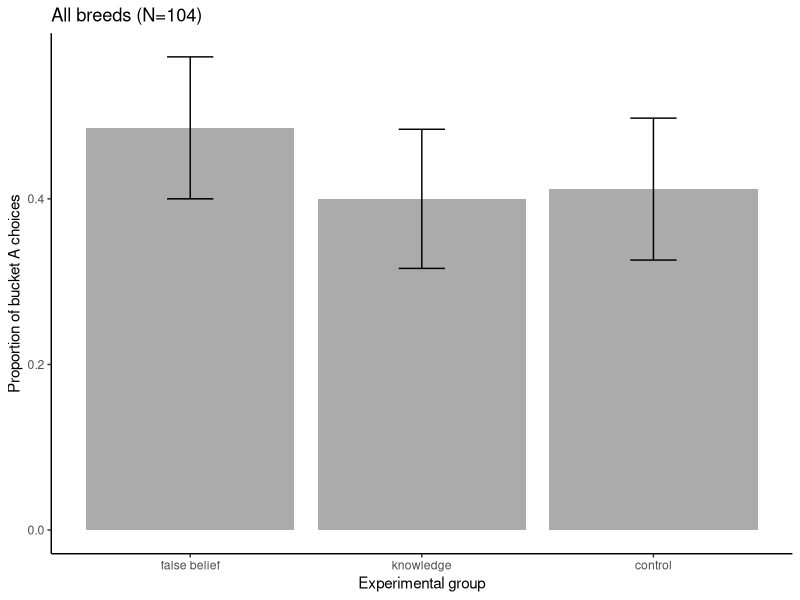
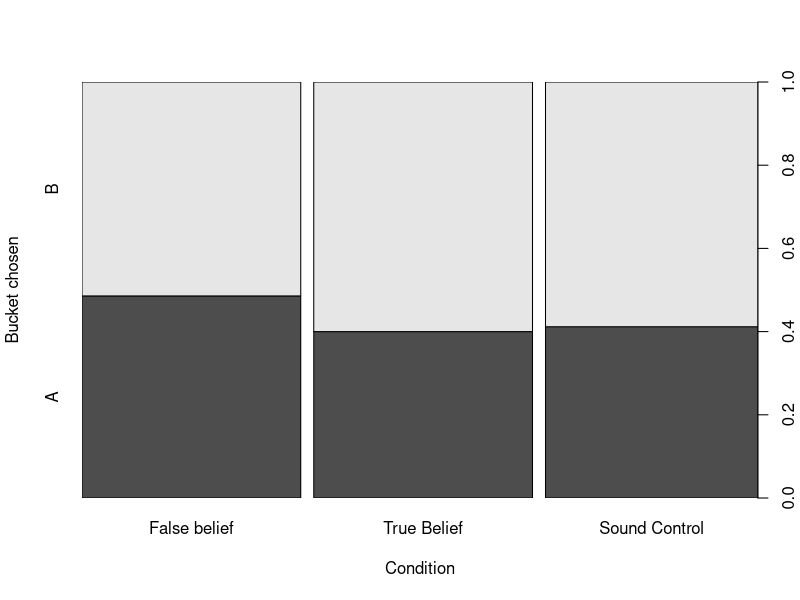
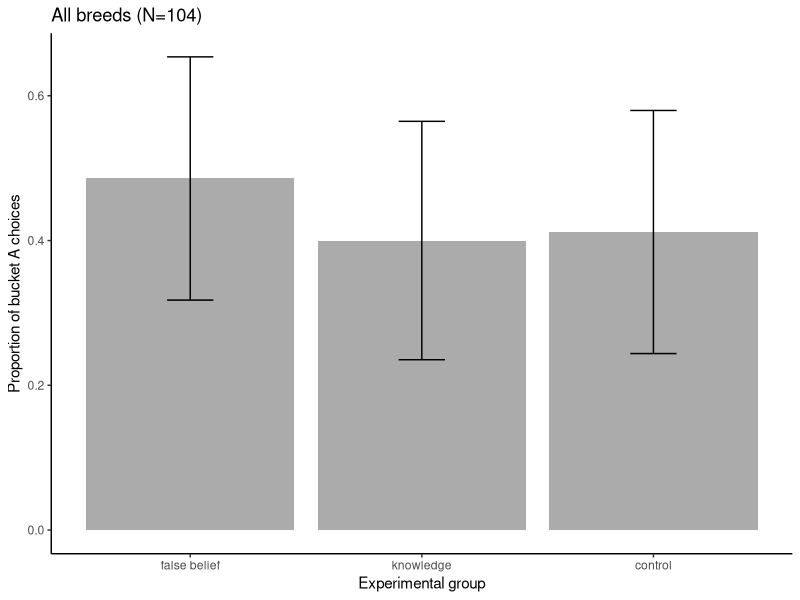

Source code (R) for these figures, in order:
## ---- chunk 1
library(tidyverse)
library(ggplot2)
## ---- chunk 2
xdata <- read.csv("data/tested_dogs.csv", header = TRUE) %>% 
   mutate(choice_letter = as.factor(choice_letter),
         condition = as.factor(condition),
         age_months = as.numeric(age_months)) %>% 
  filter(choice_letter %in% c("A", "B")) %>%   # Keep rows where choice_letter is "A" or "B"
  droplevels()
## ---- chunk 3
##nr. dogs choosing bucket A and B overall
table(xdata$choice_letter)

##proportions relative to the whole sample
mean(xdata$choice_letter=="A")
mean(xdata$choice_letter=="B")

##nr. dogs choosing bucket A and B in each condition
table(xdata$condition, xdata$choice_letter)

##proportions relative to the different conditions
fb_subset <- xdata[xdata$condition == "false_belief", ]
know_subset <- xdata[xdata$condition == "knowledge", ]
ctr_subset <- xdata[xdata$condition == "control", ]
mean(fb_subset$choice_letter=="A")
mean(know_subset$choice_letter=="A")
mean(ctr_subset$choice_letter=="A")

#experimenters (communicator and hider)
table(xdata$condition, xdata$communicator)
table(xdata$condition, xdata$hider)
xdata$experimenter_dyad<-paste(xdata$communicator, xdata$hider, sep="_")
table(xdata$condition, xdata$experimenter_dyad)

#age
mean(fb_subset$age_months)
mean(know_subset$age_months) #check Dali, Bo and Kunibert
mean(ctr_subset$age_months)

#sex
table(xdata$sex, xdata$condition)
## ---- chunk 4
#table with descriptive stats for plotting
plot.data <- xdata %>%
  mutate(choice = ifelse(choice_letter == "A", 1, 0)) %>%
  mutate(condition = fct_relevel(
    fct_recode(
      condition,
      "false belief" = "false_belief",
      "knowledge" = "knowledge",
      "control" = "control"
    ),
    "false belief",
    "knowledge",
    "control"
  )) %>% #specify order of factor levels for factor_relevel
  group_by(condition) %>%
  summarise(
    mean.choiceA = mean(choice),
    sd.choiceA = sd(choice),
    n.choseA = sum(choice),
    median.choiceA = median(choice),
    n.tested.per.cond = length(choice),
    se.choiceA = sd(choice) / sqrt(length(choice))
  )

plot.data

##barplot of choices by experimental group

p.choice <- ggplot(data = plot.data, aes(x = condition, y = mean.choiceA)) +
  geom_bar(stat = "identity", alpha = 0.5) +
  geom_errorbar(aes(ymin = mean.choiceA - se.choiceA, ymax = mean.choiceA + #error bars represent standard error
                      se.choiceA),
                width = .2) +
  #geom_signif(comparisons=list(c("False Belief", #"Knowledge")), annotations="*",
  #             y_position = 0.75, tip_length = 0.04, #vjust=0.4) +
  #ylim(0.2,0.6)+
  theme_classic() +
  labs(x = "Experimental group", y = "Proportion of bucket A choices")+
  ggtitle("All breeds (N=104)")

p.choice
 
#saving the plot with ggsave
# ggsave(
#   "./graphs/bucket_A_choices_BC.png",
#   plot = last_plot(),
#   device = NULL,
#  # path = "C:/Users/lonardol/Desktop/False Belief experiment/FB_2_follow_up/Graphs/Border Collies",
#   scale = 0.8,
#   width = 7,
#   height = 6,
#   #units = c("in", "cm", "mm"),
#   dpi = 320,
#   limitsize = TRUE
# )
## ---- chunk 5
#mosaic plot to visualize also bucket B choices
mosaic.plot.data  <- xdata %>%
  mutate(choice_letter = fct_relevel(choice_letter, "B", "A")) %>%
  mutate(condition = fct_relevel(
    fct_recode(
      condition,
      "False belief" = "false_belief",
      "True Belief" = "knowledge",
      "Sound Control" = "control"
    ),
    "False belief",
    "True Belief",
    "Sound Control"
  )) #specify order of factor levels for factor_relevel

plot(mosaic.plot.data$condition,mosaic.plot.data$choice_letter,
  xlab = "Condition",
  ylab = "Bucket chosen")


#saving the plot with ggsave
# ggsave(
#   "./graphs/bucket_A_choices_BC.png",
#   plot = last_plot(),
#   device = NULL,
#  # path = "C:/Users/lonardol/Desktop/False Belief experiment/FB_2_follow_up/Graphs/Border Collies",
#   scale = 0.8,
#   width = 7,
#   height = 6,
#   #units = c("in", "cm", "mm"),
#   dpi = 320,
#   limitsize = TRUE
# )
## ---- chunk 6
#chi square test (false belief - knowledge) 29 October
condition<-c("false belief", "knowledge", "control")
outcome <- plot.data$n.choseA # number of successes (bucket A chosen) for each condition
n <- plot.data$n.tested.per.cond # total trials for each condition

# Create a contingency table
table <- matrix(c(outcome[1], n[1] - outcome[1], outcome[2], n[2] - outcome[2], outcome[3], n[3] - outcome[3]), 
                nrow = 3, byrow = TRUE)
rownames(table) <- condition
colnames(table) <- c("Success", "Failure")

# Chi-squared test
chisq.test(table)
## ---- chunk 7
#plot with error bars showing confidence intervals 
plot.data.ci <- plot.data %>%
  mutate(ci.lower = mean.choiceA - 1.96 * se.choiceA,
         ci.upper = mean.choiceA + 1.96 * se.choiceA)

# Now, plot with confidence intervals as error bars
p.choice.ci <- ggplot(data = plot.data.ci, aes(x = condition, y = mean.choiceA)) +
  geom_bar(stat = "identity", alpha = 0.5) +
  geom_errorbar(aes(ymin = ci.lower, ymax = ci.upper), width = 0.2) +
  #ylim(0,0.8)+
  #geom_signif(comparisons=list(c("False Belief", "Knowledge")), annotations="*",
  #             y_position = 0.75, tip_length = 0.04, vjust=0.4) +
  theme_classic() +
  labs(x = "Experimental group", y = "Proportion of bucket A choices") +
  ggtitle("All breeds (N=104)")

p.choice.ci
